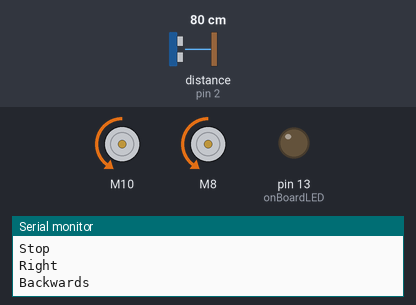
The program below on a simulated Arduino Nano, built with avr-gcc and run on an emulated ATmega328P. Shown: 2 × DC motor (green arrow = forward, orange = backward, longer = faster), output pins drawn as LEDs (lit = HIGH), the last lines printed to the serial monitor. Wiring (inferred from the names in the program): ultrasonic range finder: trigger pin 12; echo pin 2. Dashed ring = blinking. The test bench sets the inputs (shaded band); at power-on: distance to the obstacle (sensor on pin 2) 80 cm. The echo pulse lasts 58.3 µs per cm; random numbers use the default seed unless the program sets one; pins used as bus, display or sensor lines are not drawn.

Above: at 3.62 s.
4.3 s: distance to the obstacle (sensor on pin 2) set to 33 cm
At 5.15 s:
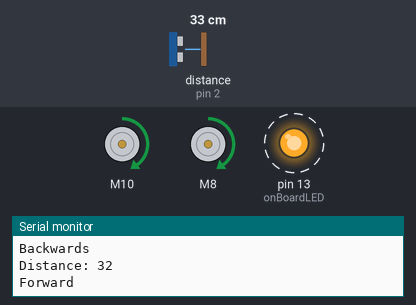
7.3 s: distance to the obstacle (sensor on pin 2) set to 29 cm
At 8.11 s:
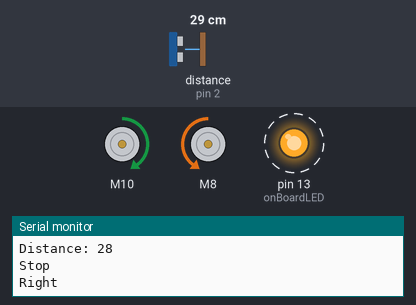
At 10.1 s:
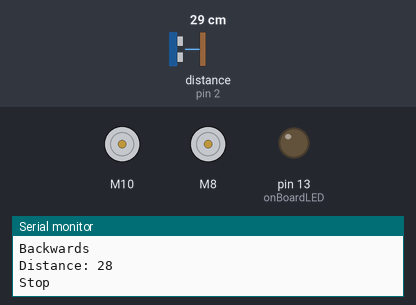
10.3 s: distance to the obstacle (sensor on pin 2) set to 2 cm
13.3 s: distance to the obstacle (sensor on pin 2) set to 4 cm
16.3 s: distance to the obstacle (sensor on pin 2) set to 18 cm
Timing chart, 0 to 29.7 s (numbered marks = the images above; inputs shaded):
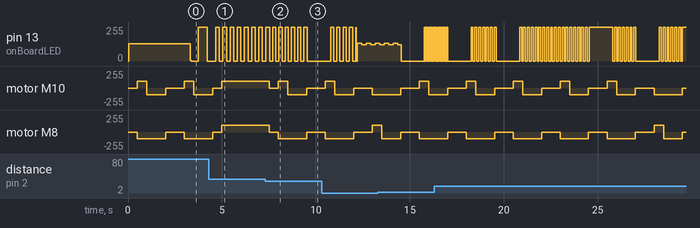

The program:

main.cpp
```cpp
#include <Arduino.h>
#include <TimerOne.h>
//#include <L298N.h>
#include "Movement.h"

#define trigPin 12                                    // Pin 12 trigger output
#define echoPin 2                                     // Pin 2 Echo input
#define onBoardLED 13                                 // Pin 13 onboard LED
#define echo_int 0                                    // Interrupt id for echo pulse

#define TIMER_US 50                                   // 50 uS timer duration
#define TICK_COUNTS 4000                              // 200 mS worth of timer ticks

volatile long echo_start = 0;                         // Records start of echo pulse
volatile long echo_end = 0;                           // Records end of echo pulse
volatile long echo_duration = 0;                      // Duration - difference between end and start
volatile int trigger_time_count = 0;                  // Count down counter to trigger pulse time
volatile long range_flasher_counter = 0;              // Count down counter for flashing distance LED


//pin definition
// Right Motor
#define EN1 3
#define IN1 8
#define IN2 7

// Left Motor
#define EN2 5
#define IN3 10
#define IN4 9

int defaultSpeed;
//int randNumber;
volatile bool clearWay = false;
volatile int distanceToHinder;
volatile int thresHold = 30;

//create a motor instance
Movement tank(EN2, IN3, IN4, EN1, IN1, IN2);

//Method declaration
void trigger_pulse();
void distance_flasher();
void timerIsr();
void echo_interrupt();

void setup() {
Serial.println("in setup");
// HC-SR04
 pinMode(trigPin, OUTPUT);                           // Trigger pin set to output
  pinMode(echoPin, INPUT);                            // Echo pin set to input
  pinMode(onBoardLED, OUTPUT);                        // Onboard LED pin set to output

  Timer1.initialize(TIMER_US);                        // Initialise timer 1
  Timer1.attachInterrupt( timerIsr );                 // Attach interrupt to the timer service routine
  attachInterrupt(digitalPinToInterrupt(2), echo_interrupt, CHANGE);  // Attach interrupt to the sensor echo input
  //used for display information
   Serial.begin(9600);
   Serial.println("Starting tank");

  defaultSpeed = 100;
  // rightMotor.setSpeed(100); // an integer between 0 and 255
  // leftMotor.setSpeed(100);
  randomSeed(analogRead(0));
}

void loop() {
Serial.print("Distance: ");
Serial.println(distanceToHinder);               // Print the distance in centimeters
 if(clearWay){
   Serial.println("Forward");
   tank.Forward(defaultSpeed);
   delay(500);
 }else{
   //noInterrupts();
  Serial.println("Stop");
   tank.Stop();
   delay(500);
   if(random(9)<5)
   {
     Serial.println("Left");
     tank.PivotLeft();
     delay(500);
   }else{
     Serial.println("Right");
     tank.PivotRight();
     delay(500);
   }
   tank.Stop();
    Serial.println("Backwards");
   tank.Backward(defaultSpeed);
   delay(1000);
   tank.Stop();
   distanceToHinder = 100;

   attachInterrupt(digitalPinToInterrupt(2), echo_interrupt, CHANGE);
   delay(500);
 }


 // delay(100);   // every s
   // FORWARD 3 s

  // delay(3000);
  // tank.Stop();
  // delay(200);

  // Left 0.5 s
  // tank.PivotLeft();
  // delay(1000);
  // tank.Stop();
  // delay(200);

  // Backward 3 s
  // tank.Backward(defaultSpeed);
  // delay(3000);
  // tank.Stop();
  // delay(200);

  // Right 0.5 s
  // tank.PivotRight();
  // delay(1000);
  // tank.Stop();
  // delay(200);

}

// --------------------------
// timerIsr() 50uS second interrupt ISR()
// Called every time the hardware timer 1 times out.
// --------------------------
void timerIsr()
{
    trigger_pulse();                                 // Schedule the trigger pulses
    distance_flasher();                              // Flash the onboard LED distance indicator
}

// --------------------------
// trigger_pulse() called every 50 uS to schedule trigger pulses.
// Generates a pulse one timer tick long.
// Minimum trigger pulse width for the HC-SR04 is 10 us. This system
// delivers a 50 uS pulse.
// --------------------------
void trigger_pulse()
{
      static volatile int state = 0;                 // State machine variable

      if (!(--trigger_time_count))                   // Count to 200mS
      {                                              // Time out - Initiate trigger pulse
         trigger_time_count = TICK_COUNTS;           // Reload
         state = 1;                                  // Changing to state 1 initiates a pulse
      }

      switch(state)                                  // State machine handles delivery of trigger pulse
      {
        case 0:                                      // Normal state does nothing
            break;

        case 1:                                      // Initiate pulse
           digitalWrite(trigPin, HIGH);              // Set the trigger output high
           state = 2;                                // and set state to 2
           break;

        case 2:                                      // Complete the pulse
        default:
           digitalWrite(trigPin, LOW);               // Set the trigger output low
           state = 0;                                // and return state to normal 0
           break;
     }
}

// --------------------------
// echo_interrupt() External interrupt from HC-SR04 echo signal.
// Called every time the echo signal changes state.
//
// Note: this routine does not handle the case where the timer
//       counter overflows which will result in the occassional error.
// --------------------------
void echo_interrupt()
{
  switch (digitalRead(echoPin))                     // Test to see if the signal is high or low
  {
    case HIGH:                                      // High so must be the start of the echo pulse
      echo_end = 0;                                 // Clear the end time
      echo_start = micros();                        // Save the start time
      break;

    case LOW:                                       // Low so must be the end of hte echo pulse
      echo_end = micros();                          // Save the end time
      echo_duration = echo_end - echo_start;        // Calculate the pulse duration
      distanceToHinder = echo_duration / 58;
      if((distanceToHinder < thresHold) && (distanceToHinder > 0)){
        clearWay = false;
         detachInterrupt(digitalPinToInterrupt(2));
      }else{
        clearWay = true;
      }
      break;
  }
}

// --------------------------
// distance_flasher() Called from the timer 1 timerIsr service routine.
// Flashes the onboard LED at a rate inversely proportional
// to distance. The closer it gets the higher the frequency.
// --------------------------
void distance_flasher()
{
      if (--range_flasher_counter <= 0)                // Decrement and test the flash timer
      {                                                // Flash timer time out
         if (echo_duration < 25000)                    // If the echo duration is within limits
         {
           range_flasher_counter = echo_duration * 2;  // Reload the timer with the current echo duration
         }
         else
         {
           range_flasher_counter = 25000;              // If out of range use a default
         }

         digitalWrite( onBoardLED, digitalRead( onBoardLED ) ^ 1 );   // Toggle the onboard LED
      }
}
```

Measured:
- the behaviour switches between 31 and 30 cm on distance to the obstacle (sensor on pin 2) (found by bisection; images 1 and 2)
- after the input at 7.3 s, motor M10: forward 100/255 → stopped after 0.21 s, → forward 100/255 0.50 s later, → backward 100/255 0.50 s later, → stopped 1.0 s later; motor M8: forward 100/255 → stopped after 0.21 s, → backward 100/255 0.50 s later, → stopped 1.5 s later
